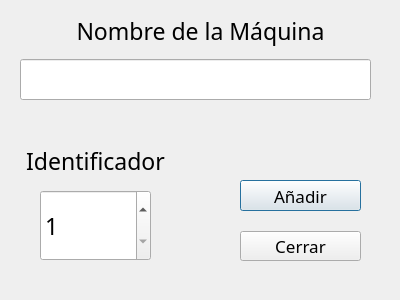
<?xml version="1.0" encoding="UTF-8"?>
<ui version="4.0">
 <class>CrearMaquina</class>
 <widget class="QDialog" name="CrearMaquina">
  <property name="geometry">
   <rect>
    <x>0</x>
    <y>0</y>
    <width>400</width>
    <height>300</height>
   </rect>
  </property>
  <property name="windowTitle">
   <string>Dialog</string>
  </property>
  <widget class="QLabel" name="label">
   <property name="geometry">
    <rect>
     <x>50</x>
     <y>0</y>
     <width>301</width>
     <height>61</height>
    </rect>
   </property>
   <property name="font">
    <font>
     <family>DIN Pro Medium</family>
     <pointsize>17</pointsize>
    </font>
   </property>
   <property name="text">
    <string>Nombre de la Máquina</string>
   </property>
   <property name="alignment">
    <set>Qt::AlignCenter</set>
   </property>
  </widget>
  <widget class="QLineEdit" name="NombreNuevaMaq">
   <property name="geometry">
    <rect>
     <x>20</x>
     <y>59</y>
     <width>351</width>
     <height>41</height>
    </rect>
   </property>
  </widget>
  <widget class="QLabel" name="label_2">
   <property name="geometry">
    <rect>
     <x>10</x>
     <y>130</y>
     <width>171</width>
     <height>61</height>
    </rect>
   </property>
   <property name="font">
    <font>
     <family>DIN Pro Medium</family>
     <pointsize>17</pointsize>
    </font>
   </property>
   <property name="text">
    <string>Identificador</string>
   </property>
   <property name="alignment">
    <set>Qt::AlignCenter</set>
   </property>
  </widget>
  <widget class="QSpinBox" name="ValorNuevoID">
   <property name="geometry">
    <rect>
     <x>40</x>
     <y>190</y>
     <width>111</width>
     <height>71</height>
    </rect>
   </property>
   <property name="font">
    <font>
     <family>DIN Pro Medium</family>
     <pointsize>17</pointsize>
    </font>
   </property>
   <property name="minimum">
    <number>1</number>
   </property>
  </widget>
  <widget class="QWidget" name="">
   <property name="geometry">
    <rect>
     <x>240</x>
     <y>180</y>
     <width>121</width>
     <height>81</height>
    </rect>
   </property>
   <layout class="QVBoxLayout" name="verticalLayout">
    <property name="spacing">
     <number>20</number>
    </property>
    <item>
     <widget class="QPushButton" name="btnAnadirCrear">
      <property name="font">
       <font>
        <family>DIN Pro Medium</family>
        <pointsize>13</pointsize>
       </font>
      </property>
      <property name="text">
       <string>Añadir</string>
      </property>
     </widget>
    </item>
    <item>
     <widget class="QPushButton" name="btnCerrarCrear">
      <property name="font">
       <font>
        <family>DIN Pro Medium</family>
        <pointsize>13</pointsize>
       </font>
      </property>
      <property name="text">
       <string>Cerrar</string>
      </property>
     </widget>
    </item>
   </layout>
  </widget>
 </widget>
 <resources/>
 <connections/>
</ui>
